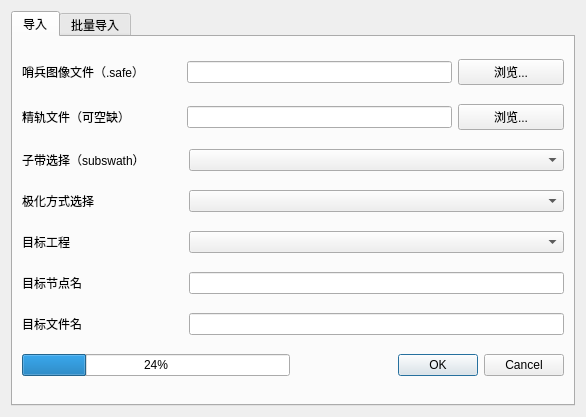
<?xml version="1.0" encoding="UTF-8"?>
<ui version="4.0">
 <class>import_sentinel</class>
 <widget class="QWidget" name="import_sentinel">
  <property name="geometry">
   <rect>
    <x>0</x>
    <y>0</y>
    <width>586</width>
    <height>417</height>
   </rect>
  </property>
  <property name="windowTitle">
   <string>导入哨兵一号数据</string>
  </property>
  <layout class="QVBoxLayout" name="verticalLayout">
   <item>
    <widget class="QTabWidget" name="tabWidget">
     <property name="currentIndex">
      <number>0</number>
     </property>
     <widget class="QWidget" name="tab">
      <attribute name="title">
       <string>导入</string>
      </attribute>
      <layout class="QVBoxLayout" name="verticalLayout_2">
       <item>
        <layout class="QHBoxLayout" name="horizontalLayout" stretch="3,5,2">
         <item>
          <widget class="QLabel" name="label_manifest_file">
           <property name="text">
            <string>哨兵图像文件（.safe）</string>
           </property>
          </widget>
         </item>
         <item>
          <widget class="QLineEdit" name="lineEdit_manifest_file"/>
         </item>
         <item>
          <widget class="QPushButton" name="browse_Button">
           <property name="text">
            <string>浏览...</string>
           </property>
          </widget>
         </item>
        </layout>
       </item>
       <item>
        <layout class="QHBoxLayout" name="horizontalLayout_2" stretch="3,5,2">
         <item>
          <widget class="QLabel" name="label_2">
           <property name="text">
            <string>精轨文件（可空缺）   </string>
           </property>
          </widget>
         </item>
         <item>
          <widget class="QLineEdit" name="lineEdit_POD"/>
         </item>
         <item>
          <widget class="QPushButton" name="pushButton_POD">
           <property name="text">
            <string>浏览...</string>
           </property>
          </widget>
         </item>
        </layout>
       </item>
       <item>
        <layout class="QHBoxLayout" name="horizontalLayout_3" stretch="3,7">
         <item>
          <widget class="QLabel" name="label_3">
           <property name="text">
            <string>子带选择（subswath）</string>
           </property>
          </widget>
         </item>
         <item>
          <widget class="QComboBox" name="ComboBox_subswath"/>
         </item>
        </layout>
       </item>
       <item>
        <layout class="QHBoxLayout" name="horizontalLayout_4" stretch="3,7">
         <item>
          <widget class="QLabel" name="label_4">
           <property name="text">
            <string>极化方式选择</string>
           </property>
          </widget>
         </item>
         <item>
          <widget class="QComboBox" name="ComboBox_polarization"/>
         </item>
        </layout>
       </item>
       <item>
        <layout class="QHBoxLayout" name="horizontalLayout_5" stretch="3,7">
         <item>
          <widget class="QLabel" name="label_5">
           <property name="text">
            <string>目标工程</string>
           </property>
          </widget>
         </item>
         <item>
          <widget class="QComboBox" name="comboBox_dst_project"/>
         </item>
        </layout>
       </item>
       <item>
        <layout class="QHBoxLayout" name="horizontalLayout_6" stretch="3,7">
         <item>
          <widget class="QLabel" name="label_6">
           <property name="text">
            <string>目标节点名</string>
           </property>
          </widget>
         </item>
         <item>
          <widget class="QLineEdit" name="lineEdit_dst_node"/>
         </item>
        </layout>
       </item>
       <item>
        <layout class="QHBoxLayout" name="horizontalLayout_7" stretch="3,7">
         <item>
          <widget class="QLabel" name="label_7">
           <property name="text">
            <string>目标文件名</string>
           </property>
          </widget>
         </item>
         <item>
          <widget class="QLineEdit" name="LineEdit_dst_filename"/>
         </item>
        </layout>
       </item>
       <item>
        <layout class="QHBoxLayout" name="horizontalLayout_8">
         <item>
          <widget class="QProgressBar" name="progressBar">
           <property name="value">
            <number>24</number>
           </property>
          </widget>
         </item>
         <item>
          <widget class="QDialogButtonBox" name="buttonBox">
           <property name="standardButtons">
            <set>QDialogButtonBox::Cancel|QDialogButtonBox::Ok</set>
           </property>
          </widget>
         </item>
        </layout>
       </item>
      </layout>
     </widget>
     <widget class="QWidget" name="tab_2">
      <attribute name="title">
       <string>批量导入</string>
      </attribute>
      <layout class="QVBoxLayout" name="verticalLayout_4">
       <item>
        <layout class="QHBoxLayout" name="horizontalLayout_9" stretch="8,2">
         <item>
          <layout class="QVBoxLayout" name="verticalLayout_5">
           <item>
            <widget class="QListWidget" name="listWidget"/>
           </item>
          </layout>
         </item>
         <item>
          <layout class="QVBoxLayout" name="verticalLayout_6">
           <item>
            <widget class="QPushButton" name="pushButton_add">
             <property name="text">
              <string>添加</string>
             </property>
            </widget>
           </item>
           <item>
            <widget class="QPushButton" name="pushButton_remove">
             <property name="text">
              <string>移除</string>
             </property>
            </widget>
           </item>
          </layout>
         </item>
        </layout>
       </item>
       <item>
        <layout class="QHBoxLayout" name="horizontalLayout_10" stretch="3,7">
         <item>
          <widget class="QLabel" name="label">
           <property name="text">
            <string>子带选择（subswath）</string>
           </property>
          </widget>
         </item>
         <item>
          <widget class="QComboBox" name="ComboBox_subswath_2"/>
         </item>
        </layout>
       </item>
       <item>
        <layout class="QHBoxLayout" name="horizontalLayout_11" stretch="3,7">
         <item>
          <widget class="QLabel" name="label_8">
           <property name="text">
            <string>极化方式选择</string>
           </property>
          </widget>
         </item>
         <item>
          <widget class="QComboBox" name="ComboBox_polarization_2"/>
         </item>
        </layout>
       </item>
       <item>
        <layout class="QHBoxLayout" name="horizontalLayout_12" stretch="3,7">
         <item>
          <widget class="QLabel" name="label_9">
           <property name="text">
            <string>目标工程</string>
           </property>
          </widget>
         </item>
         <item>
          <widget class="QComboBox" name="ComboBox_dst_project_2"/>
         </item>
        </layout>
       </item>
       <item>
        <layout class="QHBoxLayout" name="horizontalLayout_14" stretch="3,7">
         <item>
          <widget class="QLabel" name="label_10">
           <property name="text">
            <string>目标节点</string>
           </property>
          </widget>
         </item>
         <item>
          <widget class="QLineEdit" name="lineEdit_dst_node_2"/>
         </item>
        </layout>
       </item>
       <item>
        <layout class="QHBoxLayout" name="horizontalLayout_13" stretch="5,5">
         <item>
          <widget class="QProgressBar" name="progressBar_2">
           <property name="value">
            <number>24</number>
           </property>
          </widget>
         </item>
         <item>
          <widget class="QDialogButtonBox" name="buttonBox_2">
           <property name="standardButtons">
            <set>QDialogButtonBox::Cancel|QDialogButtonBox::Ok</set>
           </property>
          </widget>
         </item>
        </layout>
       </item>
      </layout>
     </widget>
    </widget>
   </item>
  </layout>
 </widget>
 <resources/>
 <connections/>
</ui>
